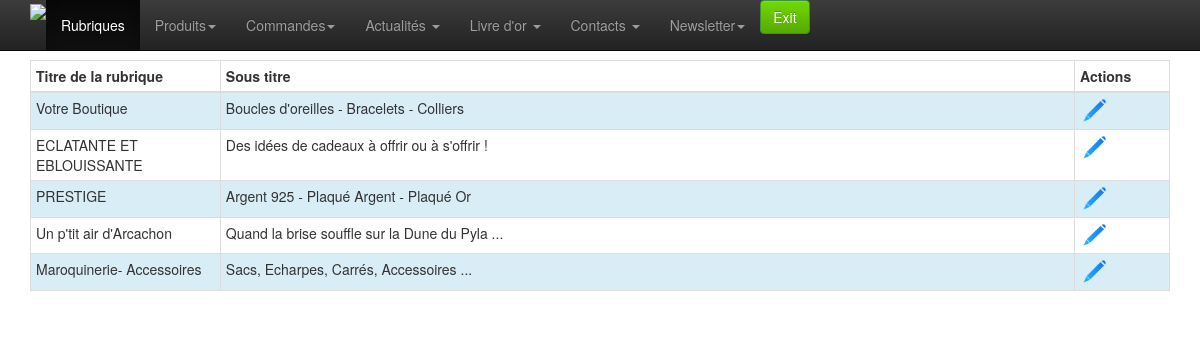
The page /admin/rubrique/liste.php (signed in) on the database as committed earlier.
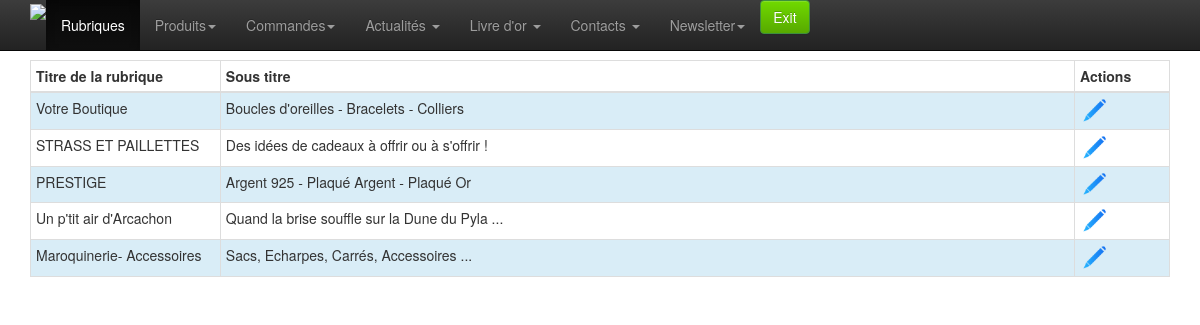
The same page on the database as committed later.
### tables this page shows
CREATE TABLE `rubrique` (
  `id` smallint(5) unsigned NOT NULL AUTO_INCREMENT,
  `label` varchar(50) NOT NULL,
  `sous_titre` varchar(100) NOT NULL,
  `image` varchar(100) NOT NULL,
  PRIMARY KEY (`id`)
);

### admin/classes/StorageManager.php (called while the page is built, shortened)
<?php
class StorageManager{
	protected function dbConnect() {
	    $host = DBHOST;
	    $user = DBUSER;
	    $pass = DBPASSWD;
	    $bdd  = DBNAME;
		try {
			$this->mysqli = new mysqli ($host, $user, $pass, $bdd) ;
		} catch (Exception $e) {
			throw new Exception("Erreur Connexion DB ". $e->getMessage());
		}
	}
}
?>

### admin/classes/Catproduct.php (called while the page is built, shortened)
<?php
require_once("StorageManager.php");
class Catproduct extends StorageManager {
	public function getRubriques( $id=0, $debug=false ){
		$sql = "SELECT * FROM rubrique";
		$sql .= " ORDER BY id ASC;";
		$new_array = null;
		$result = mysqli_query($this->mysqli,$sql);
		while( $row = mysqli_fetch_assoc( $result)){
			$new_array[] = $row;
		}
		return $new_array;
	}
}

### admin/rubrique/liste.php (the view, shortened to what this page needs)
<?
	require '../classes/Catproduct.php';
	$catproduct = new Catproduct();
	$liste_rubrique = $catproduct->getRubriques();
?>
<!doctype html>
<html class="no-js" lang="en">
<head>
	<? include_once "../inc-meta.php" ;?>
</head>
<body>
	<? require_once "../inc-menu.php" ;?>
	<div class="container">
		<div class="row">
			<div class="col-xs-12 col-sm-12 col-md-12">
				<table class="table table-hover table-bordered table-condensed table-striped" >
					<thead>
						<tr>
							<th class="col-md-2" style="">
								Titre de la rubrique
							</th><th class="col-md-9" style="">
								Sous titre
							</th>
							<th class="col-md-1" colspan="2" style="">
								Actions
							</th>
						</tr>
					</thead>
					<tbody>
						<?
						if ( !empty( $liste_rubrique ) ) {
							$i=0;
							foreach ( $liste_rubrique as $value ) {
								$i++;
								$classe_affichage = ( $i % 2 != 0 ) ? 'info' : '';
								echo "<tr class='" . $classe_affichage . "'>\n";
								echo "	<td>" . $value[ "label" ] . "</td>\n";
								echo "	<td>" . $value[ "sous_titre" ] . "</td>\n";
								echo "	<td><a href='./ajouter.php?id=" . $value[ "id" ] . "'><img src='../img/modif.png' width='30' alt='Modifier' ></a></td>\n";
								echo "</tr>\n";
							}
						}
						?>
					</tbody>
				</table>
			</div>
		</div>
	</div>
</body>
</html>

Rows that differ between the two databases and show on the page:
changed rubrique "Des idées de cadeaux à offrir ou à s'offrir !": label "ECLATANTE ET EBLOUISSANTE" → "STRASS ET PAILLETTES"
